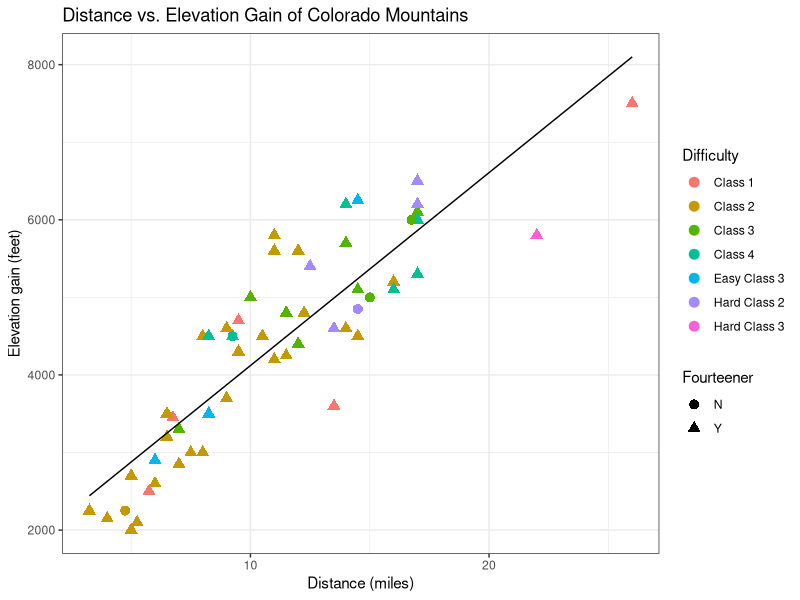
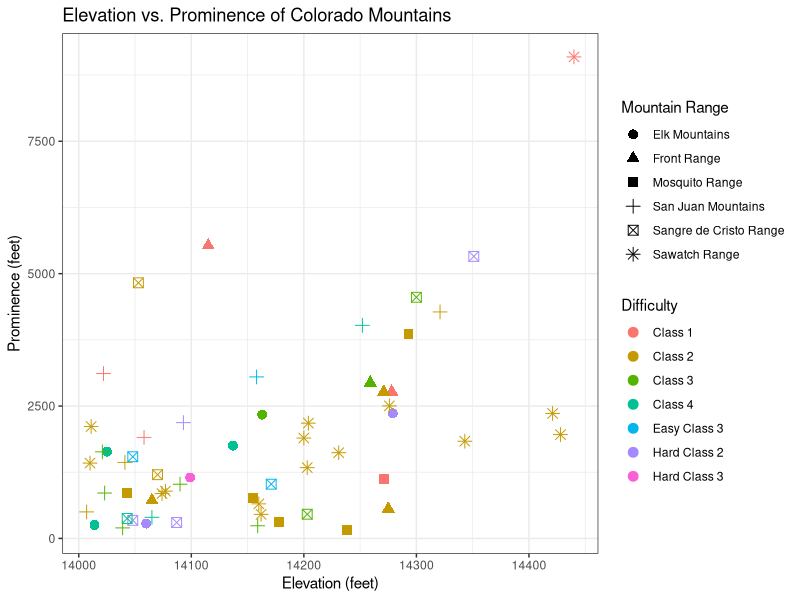
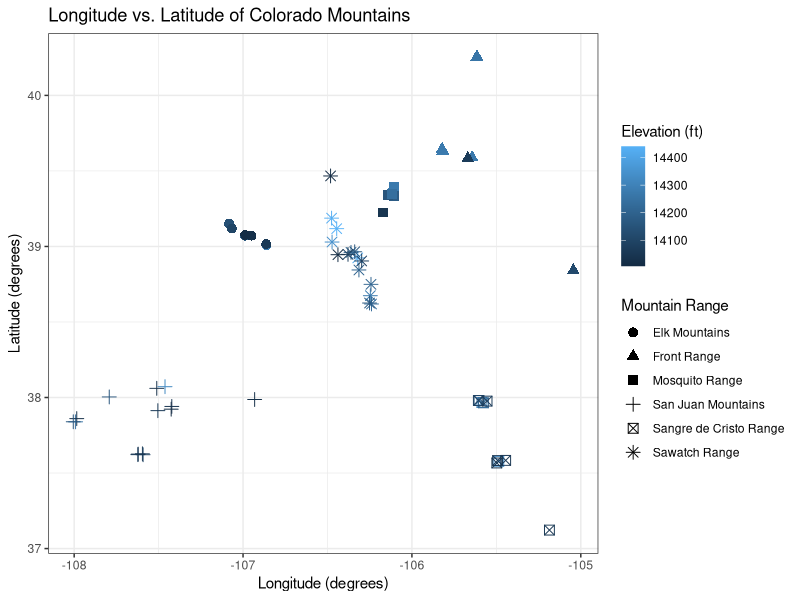

The R script that drew these images, in order:
## ---- chunk 1
#| label: setup
#| message: false

# load packages
library(readr)
library(ggplot2)

# load script files

## ---- chunk 2
# load data
#| label: data load

# read in data and don't show col types to suppress message
co14s <- read_csv("data/colorado_14s.csv", show_col_types = FALSE)

## ---- chunk 3
#| label: fig-1
#| fig-cap: Colorado 14ers Distance (mi) vs. Elevation gain (ft), colored by Difficulty, shaped by Fourteener (y/n).
#| fig-width: 7
#| fig-height: 5
#| message: false

ggplot(co14s) + 
  aes(x = Distance_mi, y = `Elevation Gain_ft`, color = Difficulty, shape = fourteener) + # map x and y variables to plot distance vs elevation gain, visualize by color (diffculty) and shape (fourteener)
  geom_point(size = 3) + # increase size of points to make larger
  geom_smooth(aes(group = 1, shape = NULL), method = lm, se = FALSE, color = "black", linewidth = 0.5) + # add a line of best fit and drop 'shape' aesthetic to get rid of warning message about geom_smooth()
  theme_bw() + # add theme to make plot prettier
  labs( # add axis titles and make sure the mapped "shape" legend engry has a capitalized "F" in Fourteener
    x = "Distance (miles)",
    y = "Elevation gain (feet)",
    title = "Distance vs. Elevation Gain of Colorado Mountains",
    shape = "Fourteener"
  )
## ---- chunk 4
#| label: fig-2
#| fig-cap: Colorado 14ers Elevation (ft) vs. Prominence (ft), colored by Difficulty, shaped by Mountain Range.
#| fig-width: 7
#| fig-height: 5
ggplot(co14s) + 
  aes(x = Elevation_ft, y = Prominence_ft, color = Difficulty, shape = `Mountain Range`) + # map x and y variables to plot elevation vs. prominence, visualize by color (diffculty) and shape (mountain range)
  geom_point(size = 3) + # make points bigger to be more legible
  theme_bw() + #change theme to make plot prettier
  labs( # add axis and plot titles
    x = "Elevation (feet)", 
    y = "Prominence (feet)",
    title = "Elevation vs. Prominence of Colorado Mountains",
  ) 
## ---- chunk 5
#| label: fig-3
#| fig-cap: Colorado 14ers Longitude vs. Latitude, colored by Elevation (ft), shaped by Mountain Range.
#| fig-width: 7
#| fig-height: 5
ggplot(co14s) + 
  aes(x = Long, y = Lat, color = Elevation_ft, shape = `Mountain Range`) +  # map x and y variables to plot longitude vs latitude, visualize by color (elevation) and shape (mountain range)
  geom_point(size = 3) + # increase size of points for legibility
  theme_bw() + # add theme to make plot prettier
  labs( # add axes titles and ensure the mapped "color" legend entry has proper formatting
    x = "Longitude (degrees)",
    y = "Latitude (degrees)",
    title = "Longitude vs. Latitude of Colorado Mountains",
    color = "Elevation (ft)"
  )
